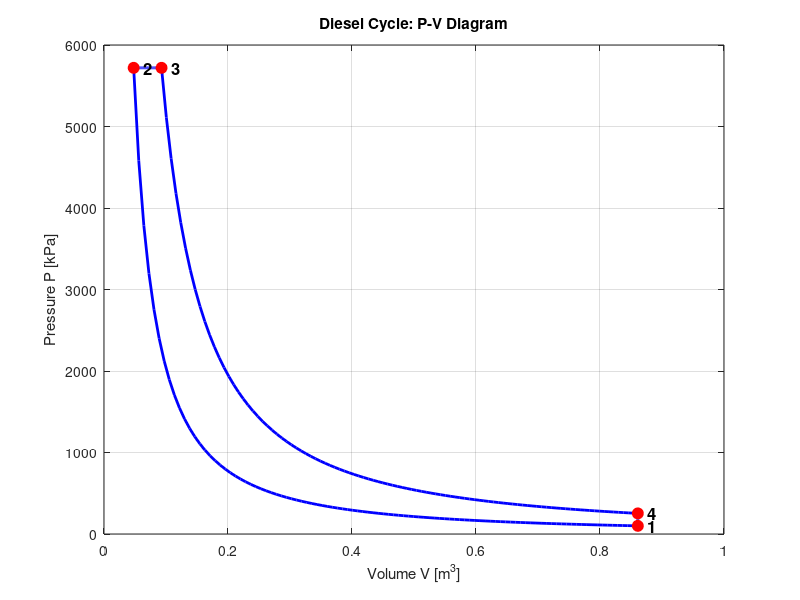
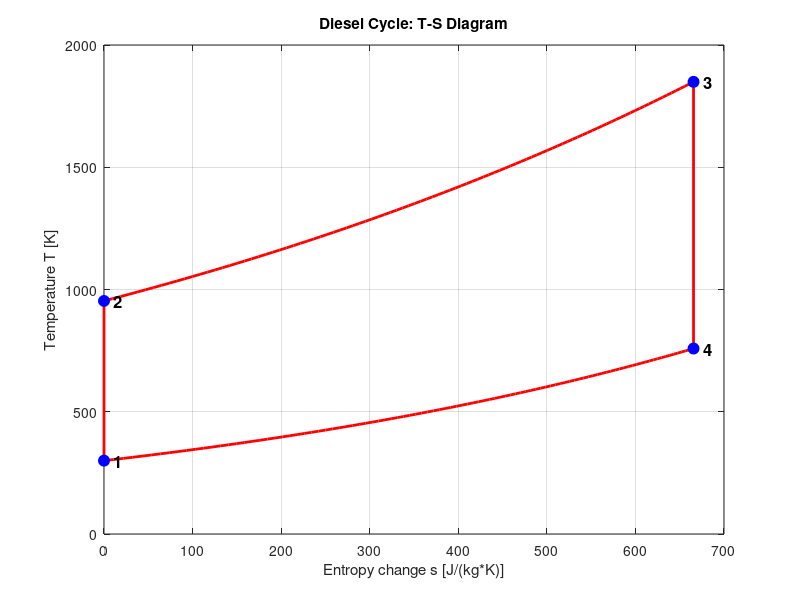

MATLAB code to generate these figures, in order:
%% ========================================================================
%  DIESEL CYCLE MODEL
%  Repository: thermodynamic-cycles
%  Working fluid: ideal gas (air, air-standard, cold-air assumptions)
%
%  Compression-ignition engine idealization. Four processes:
%     1 -> 2 : Isentropic compression
%     2 -> 3 : Constant-pressure heat addition (fuel burns as it injects)
%     3 -> 4 : Isentropic expansion
%     4 -> 1 : Constant-volume heat rejection
%
%  eta = 1 - (1/r^(gamma-1)) * (rc^gamma - 1)/(gamma*(rc - 1))
%  where r = compression ratio, rc = cutoff ratio V3/V2
% ========================================================================

clear;
clc;
close all;

%% ------------------------------------------------------------------------
%  SECTION 1: WORKING FLUID PROPERTIES (AIR, IDEAL GAS)
% ------------------------------------------------------------------------

R     = 287;                % specific gas constant for air   [J/(kg*K)]
gamma = 1.4;                % ratio of specific heats          [-]
cv    = R / (gamma - 1);    % constant-volume specific heat    [J/(kg*K)]
cp    = gamma * cv;         % constant-pressure specific heat  [J/(kg*K)]

fprintf('==================================================\n');
fprintf('  WORKING FLUID PROPERTIES (air, ideal gas)\n');
fprintf('==================================================\n');
fprintf('  Gas constant R        = %8.3f J/(kg*K)\n', R);
fprintf('  Specific heat ratio   = %8.3f\n', gamma);
fprintf('  cv                    = %8.3f J/(kg*K)\n', cv);
fprintf('  cp                    = %8.3f J/(kg*K)\n', cp);
fprintf('\n');

%% ------------------------------------------------------------------------
%  SECTION 2: CYCLE INPUT PARAMETERS
% ------------------------------------------------------------------------

m     = 1.0;                % mass of working fluid            [kg]
T1    = 300;                % temperature at state 1 (BDC)     [K]
P1    = 100e3;              % pressure at state 1              [Pa]
r     = 18.0;               % compression ratio V1/V2          [-]
q_in  = 900e3;              % specific heat added, 2->3        [J/kg]
Q_in  = m * q_in;           % total heat added                 [J]

V1    = m * R * T1 / P1;    % volume at state 1                [m^3]
V2    = V1 / r;             % volume after compression         [m^3]

fprintf('==================================================\n');
fprintf('  CYCLE INPUT PARAMETERS\n');
fprintf('==================================================\n');
fprintf('  Mass m                = %8.3f kg\n', m);
fprintf('  State 1 temperature   = %8.3f K\n', T1);
fprintf('  State 1 pressure      = %8.3f kPa\n', P1/1000);
fprintf('  Compression ratio r   = %8.3f\n', r);
fprintf('  Heat added q_in       = %8.3f kJ/kg\n', q_in/1000);
fprintf('  Volume at state 1     = %8.6f m^3\n', V1);
fprintf('  Volume at state 2     = %8.6f m^3\n', V2);
fprintf('\n');

%% ------------------------------------------------------------------------
%  SECTION 3: STATE POINT CALCULATIONS  (1 -> 2 -> 3 -> 4 -> 1)
% ------------------------------------------------------------------------

% ----- STATE 2: end of isentropic compression (1 -> 2) -----
T2 = T1 * r^(gamma - 1);
P2 = P1 * r^gamma;

% ----- STATE 3: end of constant-pressure heat addition (2 -> 3) -----
P3 = P2;                        % pressure held constant
T3 = T2 + Q_in / (m * cp);      % heat added at constant pressure
V3 = m * R * T3 / P3;           % volume grows as gas expands
rc = V3 / V2;                   % cutoff ratio

% ----- STATE 4: end of isentropic expansion (3 -> 4) -----
V4 = V1;                        % expands back to BDC volume
T4 = T3 * (V3 / V4)^(gamma - 1);
P4 = P3 * (V3 / V4)^gamma;

P_states = [P1, P2, P3, P4];
V_states = [V1, V2, V3, V4];
T_states = [T1, T2, T3, T4];

fprintf('==================================================\n');
fprintf('  STATE POINTS  (cutoff ratio rc = %6.4f)\n', rc);
fprintf('==================================================\n');
fprintf('  State    P [kPa]     V [m^3]      T [K]\n');
fprintf('  --------------------------------------------\n');
for i = 1:4
    fprintf('    %d    %9.2f   %9.6f   %8.2f\n', ...
            i, P_states(i)/1000, V_states(i), T_states(i));
end
fprintf('\n');

%% ------------------------------------------------------------------------
%  SECTION 4: HEAT AND WORK FOR EACH PROCESS
% ------------------------------------------------------------------------

% 1 -> 2 isentropic compression
Q_12 = 0;
W_12 = m * cv * (T1 - T2);

% 2 -> 3 constant pressure: Q = m*cp*dT, W = P*dV = m*R*dT
Q_23 = m * cp * (T3 - T2);
W_23 = m * R  * (T3 - T2);

% 3 -> 4 isentropic expansion
Q_34 = 0;
W_34 = m * cv * (T3 - T4);

% 4 -> 1 constant volume heat rejection
W_41 = 0;
Q_41 = m * cv * (T1 - T4);

Q_processes = [Q_12, Q_23, Q_34, Q_41];
W_processes = [W_12, W_23, W_34, W_41];
labels = {'1->2 isentropic comp', '2->3 const-P heat in', ...
          '3->4 isentropic exp', '4->1 const-V heat out'};

fprintf('==================================================\n');
fprintf('  HEAT AND WORK PER PROCESS\n');
fprintf('==================================================\n');
fprintf('  Process                    Q [kJ]      W [kJ]\n');
fprintf('  ------------------------------------------------\n');
for i = 1:4
    fprintf('  %-22s  %9.3f   %9.3f\n', ...
            labels{i}, Q_processes(i)/1000, W_processes(i)/1000);
end
fprintf('\n');

%% ------------------------------------------------------------------------
%  SECTION 5: CYCLE TOTALS AND EFFICIENCY
% ------------------------------------------------------------------------

Q_out   = abs(Q_41);
W_net   = sum(W_processes);
eta_cycle = W_net / Q_23;
eta_ideal = 1 - (1 / r^(gamma - 1)) * (rc^gamma - 1) / (gamma * (rc - 1));
energy_balance = (Q_23 - Q_out) - W_net;

V_disp = V1 - V2;
MEP = W_net / V_disp;

fprintf('==================================================\n');
fprintf('  CYCLE TOTALS AND EFFICIENCY\n');
fprintf('==================================================\n');
fprintf('  Heat added Q_in       = %9.3f kJ\n', Q_23/1000);
fprintf('  Heat rejected Q_out   = %9.3f kJ\n', Q_out/1000);
fprintf('  Net work W_net        = %9.3f kJ\n', W_net/1000);
fprintf('  Thermal efficiency    = %9.4f  (%.2f%%)\n', eta_cycle, eta_cycle*100);
fprintf('  Ideal Diesel eff.     = %9.4f  (%.2f%%)\n', eta_ideal, eta_ideal*100);
fprintf('  Mean eff. pressure    = %9.3f kPa\n', MEP/1000);
fprintf('  Energy balance resid  = %9.3e kJ (should be ~0)\n', energy_balance/1000);
fprintf('\n');

if abs(eta_cycle - eta_ideal) < 1e-6
    fprintf('  CHECK PASSED: efficiency matches air-standard Diesel formula.\n');
else
    fprintf('  CHECK FAILED: efficiency does not match formula.\n');
end
fprintf('\n');

%% ------------------------------------------------------------------------
%  SECTION 6: SMOOTH PROCESS CURVES FOR PLOTTING
% ------------------------------------------------------------------------

N = 100;

% 1 -> 2 isentropic
V_12 = linspace(V1, V2, N);
P_12 = P1 * (V1 ./ V_12).^gamma;

% 2 -> 3 constant pressure (horizontal on P-V)
V_23 = linspace(V2, V3, N);
P_23 = P2 * ones(1, N);

% 3 -> 4 isentropic
V_34 = linspace(V3, V4, N);
P_34 = P3 * (V3 ./ V_34).^gamma;

% 4 -> 1 constant volume (vertical on P-V)
P_41 = linspace(P4, P1, N);
V_41 = V4 * ones(1, N);

V_curve = [V_12, V_23, V_34, V_41];
P_curve = [P_12, P_23, P_34, P_41];

%% ------------------------------------------------------------------------
%  SECTION 7: ENTROPY VALUES FOR THE T-S DIAGRAM
% ------------------------------------------------------------------------

s1 = 0;
s2 = s1;                            % 1->2 isentropic
s3 = s2 + cp * log(T3 / T2);        % 2->3 constant pressure
s4 = s3;                            % 3->4 isentropic

s_states = [s1, s2, s3, s4];

T_23s = linspace(T2, T3, N);
s_23s = s2 + cp * log(T_23s / T2);
T_41s = linspace(T4, T1, N);
s_41s = s4 + cv * log(T_41s / T4);

s_TS = [s1, s2, s_23s, s3, s4, s_41s, s1];
T_TS = [T1, T2, T_23s, T3, T4, T_41s, T1];

%% ------------------------------------------------------------------------
%  SECTION 8: PLOTTING
% ------------------------------------------------------------------------

figure('Name', 'Diesel Cycle P-V Diagram', 'Color', 'w');
plot(V_curve, P_curve/1000, 'b-', 'LineWidth', 2);
hold on;
plot(V_states, P_states/1000, 'ro', 'MarkerFaceColor', 'r', 'MarkerSize', 8);
for i = 1:4
    text(V_states(i), P_states(i)/1000, sprintf('  %d', i), ...
         'FontSize', 12, 'FontWeight', 'bold');
end
xlabel('Volume V [m^3]');
ylabel('Pressure P [kPa]');
title('Diesel Cycle: P-V Diagram');
grid on;
hold off;

figure('Name', 'Diesel Cycle T-S Diagram', 'Color', 'w');
plot(s_TS, T_TS, 'r-', 'LineWidth', 2);
hold on;
plot(s_states, T_states, 'bo', 'MarkerFaceColor', 'b', 'MarkerSize', 8);
for i = 1:4
    text(s_states(i), T_states(i), sprintf('  %d', i), ...
         'FontSize', 12, 'FontWeight', 'bold');
end
xlabel('Entropy change s [J/(kg*K)]');
ylabel('Temperature T [K]');
title('Diesel Cycle: T-S Diagram');
grid on;
hold off;

fprintf('Plots generated. Diesel cycle model complete.\n');

%% ========================================================================
%  END OF DIESEL CYCLE MODEL
% ========================================================================
